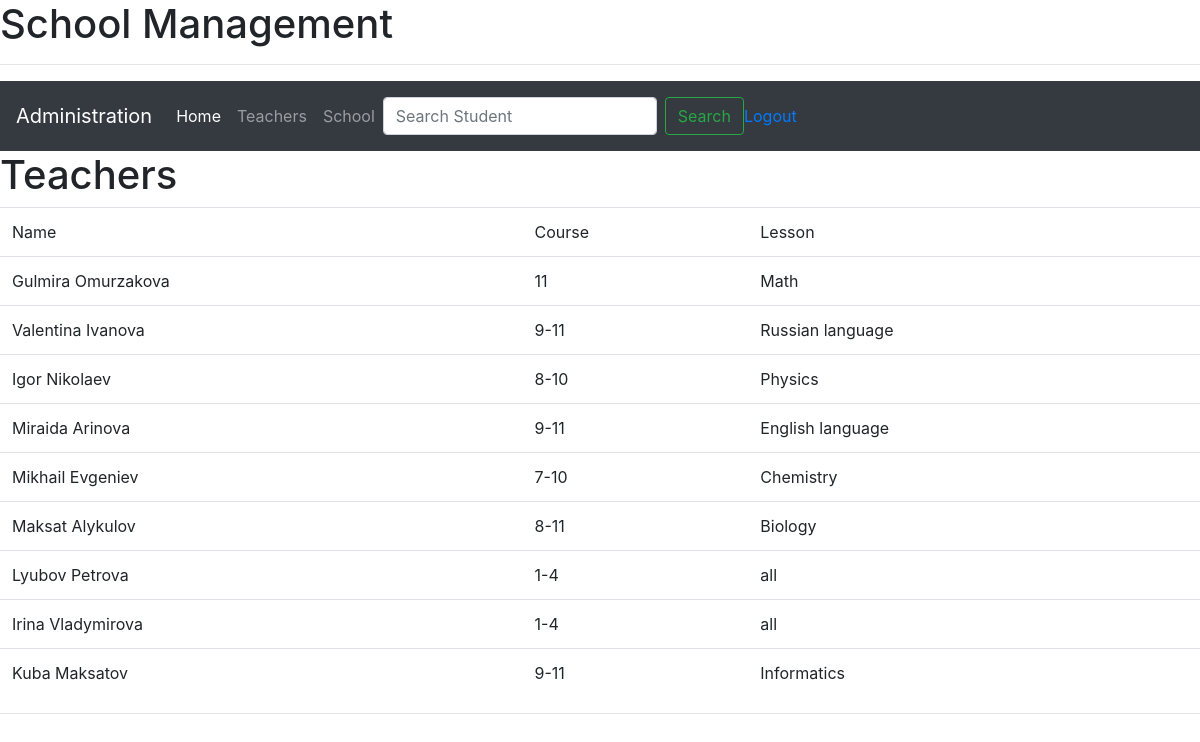
/teachers/ (signed in), run on the app's committed database.
### school/models.py (models this page shows, shortened)
class Teacher(models.Model):
    fullname = models.CharField(max_length=200)
    teacher_course = models.CharField(max_length=10, default='')
    lesson = models.CharField(max_length=100, default='')

### school/views.py (the view)
# urls.py: path('teachers/', views.teachers, name="teachers"),
@login_required(login_url='login')
def teachers(request):
    allteachers = Teacher.objects.all()
    context = {'teachers': allteachers}
    return render(request, 'school/teachers.html', context)

### school/templates/school/teachers.html
{% extends 'school/base.html' %}
{% block content %}
<h1>Teachers</h1>
<table class="table">
    <td>Name</td>
    <td>Course</td>
    <td>Lesson</td>
    {% for i in teachers %}
        <tr>
            <td>{{i.fullname}}</td>
            <td>{{i.teacher_course}}</td>
            <td>{{i.lesson}}</td>
        </tr>
    {% endfor %}
</table>
{% endblock %}

### school/templates/school/base.html (shortened to what this page needs)
<!doctype html>
<html lang="en">
<head>
    <link rel="stylesheet" href="https://cdn.jsdelivr.net/npm/bootstrap@4.3.1/dist/css/bootstrap.min.css">
</head>
<body>
<h1>School Management</h1>
<hr>
{% include 'school/navbar.html' %}
{% block content %}
{% endblock %}
<hr>
</body>
</html>

### school/templates/school/navbar.html (shortened to what this page needs)
<nav class="navbar navbar-expand-lg navbar-dark bg-dark">
  <a class="navbar-brand" href="#">Administration</a>
  <div class="collapse navbar-collapse" id="navbarNav">
    <ul class="navbar-nav">
      <li class="nav-item active">
        <a class="nav-link" href="{% url 'home' %}">Home <span class="sr-only">(current)</span></a>
      </li>
      <li class="nav-item">
        <a class="nav-link" href="{% url 'teachers' %}">Teachers</a>
      </li>
      <li class="nav-item">
        <a class="nav-link" href="{% url 'schools' %}">School</a>
      </li>
    </ul>
    <form class="form-inline my-2 my-leg-0">
      <input class="form-control mr-sm-2" name="q" type="search" placeholder="Search Student" aria-label="Search">
      <button class="btn btn-outline-success my-2 my-sm-0" type="submit">Search</button>
    </form>
    <span><a href="{% url 'logout' %}">Logout</a></span>
  </div>
</nav>

### data on the page
Teacher: fullname "Gulmira Omurzakova", teacher_course "11", lesson "Math"
Teacher: fullname "Valentina Ivanova", teacher_course "9-11", lesson "Russian language"
Teacher: fullname "Igor Nikolaev", teacher_course "8-10", lesson "Physics"
Teacher: fullname "Miraida Arinova", teacher_course "9-11", lesson "English language"
Teacher: fullname "Mikhail Evgeniev", teacher_course "7-10", lesson "Chemistry"
Teacher: fullname "Maksat Alykulov", teacher_course "8-11", lesson "Biology"
Teacher: fullname "Lyubov Petrova", teacher_course "1-4", lesson "all"
Teacher: fullname "Irina Vladymirova", teacher_course "1-4", lesson "all"
Teacher: fullname "Kuba Maksatov", teacher_course "9-11", lesson "Informatics"
